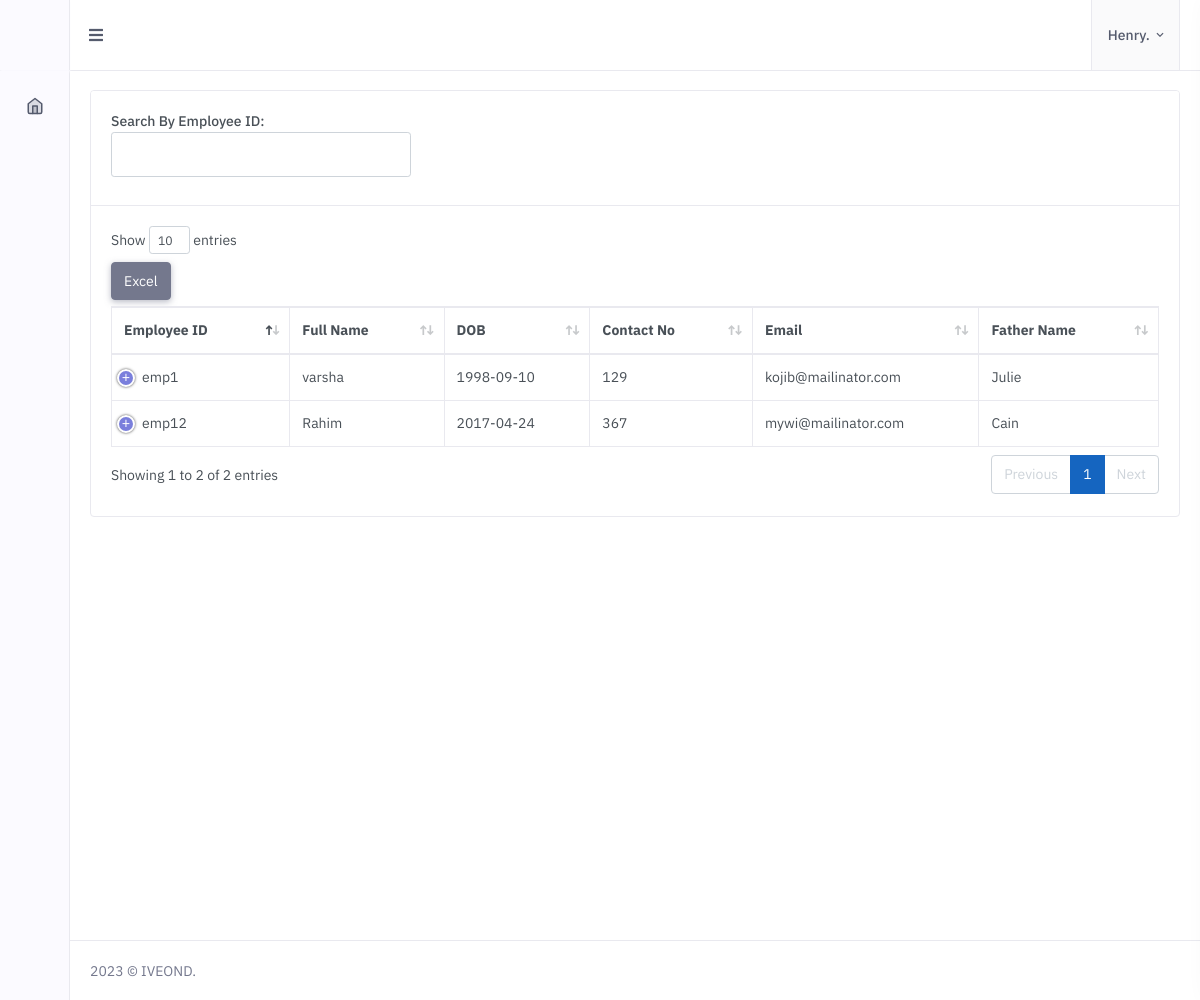
/old_employees.php (signed in), run on the app's committed database.
### tables this page shows
CREATE TABLE `on_boarding` (
  `full_name` varchar(255) NOT NULL,
  `dob` date NOT NULL,
  `contact_no` varchar(255) NOT NULL,
  `email` varchar(255) NOT NULL,
  `father_name` varchar(255) NOT NULL,
  `father_contact` varchar(255) NOT NULL,
  `gender` varchar(255) NOT NULL,
  `marital_status` varchar(255) NOT NULL,
  `blood_grp` varchar(255) NOT NULL,
  `id_mark` varchar(255) NOT NULL,
  `esi_no` varchar(255) NOT NULL,
  `pf_no` varchar(255) NOT NULL,
  `aadhaar_no` varchar(255) NOT NULL,
  `pan` varchar(255) NOT NULL,
  `bank_ac_no` varchar(255) NOT NULL,
  `Ifsc` varchar(255) NOT NULL,
  `present_address` varchar(255) NOT NULL,
  `permanent_address` varchar(255) NOT NULL,
  `date_of_joining` varchar(255) NOT NULL,
  `designation` varchar(255) NOT NULL,
  `job_department` varchar(255) NOT NULL,
  `job _location` varchar(255) NOT NULL,
  `ctc_inr` varchar(255) NOT NULL,
  `incentive` varchar(255) NOT NULL,
  `education` blob NOT NULL,
  `service_history` blob NOT NULL,
  `family` blob NOT NULL,
  `name` varchar(255) NOT NULL,
  `date` varchar(255) NOT NULL,
  `place` varchar(255) NOT NULL,
  `created_date` datetime NOT NULL DEFAULT current_timestamp(),
  `manager` varchar(255) NOT NULL,
  `acknowledge` varchar(255) NOT NULL,
  `conduct` varchar(255) NOT NULL,
  `hand` varchar(255) NOT NULL,
  `laptop` varchar(255) NOT NULL,
  `access` varchar(255) NOT NULL,
  `pay` varchar(255) NOT NULL,
  `redirect` varchar(255) NOT NULL,
  `retention` varchar(255) NOT NULL,
  `benefits` varchar(255) NOT NULL,
  `loan` varchar(255) NOT NULL,
  `deductions` varchar(255) NOT NULL,
  `paycheck` varchar(255) NOT NULL,
  `status` varchar(255) NOT NULL,
  `offboarded` varchar(255) NOT NULL,
  `reason_leaving` varchar(255) NOT NULL,
  `plans_leaving` varchar(255) NOT NULL,
  `replacement` varchar(255) NOT NULL,
  `emp_id` varchar(255) NOT NULL,
  `id` int(11) NOT NULL
);

### old_employees.php (the view, shortened to what this page needs)
<?php include 'layouts/head-main.php'; ?>
<?php include 'layouts/config.php'; ?>
<head>
    <link href="assets/libs/datatables.net-bs4/css/dataTables.bootstrap4.min.css" rel="stylesheet" type="text/css" />
    <link href="assets/libs/datatables.net-buttons-bs4/css/buttons.bootstrap4.min.css" rel="stylesheet"
        type="text/css" />
    <link href="assets/libs/datatables.net-responsive-bs4/css/responsive.bootstrap4.min.css" rel="stylesheet"
        type="text/css" />
    <link href="assets/libs/sweetalert2/sweetalert2.min.css" rel="stylesheet" type="text/css" />
    <link href="assets/css/style.css" rel="stylesheet" type="text/css" />
    <?php include 'layouts/head-style.php'; ?>
</head>
<?php include 'layouts/body.php'; ?>
<div id="layout-wrapper">
    <?php include 'layouts/vertical-menu-onboarding.php'; ?>
    <div class="main-content">
        <div class="page-content">
            <div class="container-fluid">
                <div class="row">
                    <div class="col-12">
                        <div class="card">
                            <div class="card-header">
                            <div id="new-search-area" class="search"></div>
                            </div>
                            <div class="card-body">
                                <table id="datatable-buttons" class="table table-bordered dt-responsive nowrap w-100">
                                    <thead>
                                        <tr>
                                            <th> Employee ID</th>
                                            <th> Full Name </th>
                                            <th>DOB</th>
                                            <th>contact no </th>
                                            <th>email </th>
                                            <th> father name </th>
                                        </tr>
                                    </thead>
                                    <tbody>
                                        <?php
                                            $sql = "SELECT * FROM `on_boarding` WHERE `offboarded` ='yes' ";
                                            $result = $link->query($sql);
                                            if ($result->num_rows > 0) {
                                                while($row = $result->fetch_assoc()) {
                                                    echo "    <td>".$row["emp_id"]."</td>\n";
                                                    echo "    <td>".$row["full_name"]."</td>\n";
                                                    echo "    <td>".$row["dob"]."</td>\n";
                                                    echo "    <td>".$row["contact_no"]."</td>\n";
                                                    echo "    <td>".$row["email"]."</td>\n";
                                                    echo "    <td>".$row["father_name"]."</td>\n";
                                                        ?>
                                                        <?php
                                                }
                                            }
                                        ?>
                                    </tbody>
                                </table>
                            </div>
                        </div>
                    </div>
                </div>
            </div>
        </div>
        <?php include 'layouts/footer.php'; ?>
    </div>
</body>
</html>

### layouts/head-style.php (style rules this page uses)
thead th { text-transform:capitalize; }

### data on the page
on_boarding: emp_id "emp1", full_name "varsha", dob "1998-09-10", contact_no "129", email "kojib@mailinator.com", father_name "Julie"
on_boarding: emp_id "emp12", full_name "Rahim", dob "2017-04-24", contact_no "367", email "mywi@mailinator.com", father_name "Cain"

### other printed values
$_SESSION["username"] "Henry"
